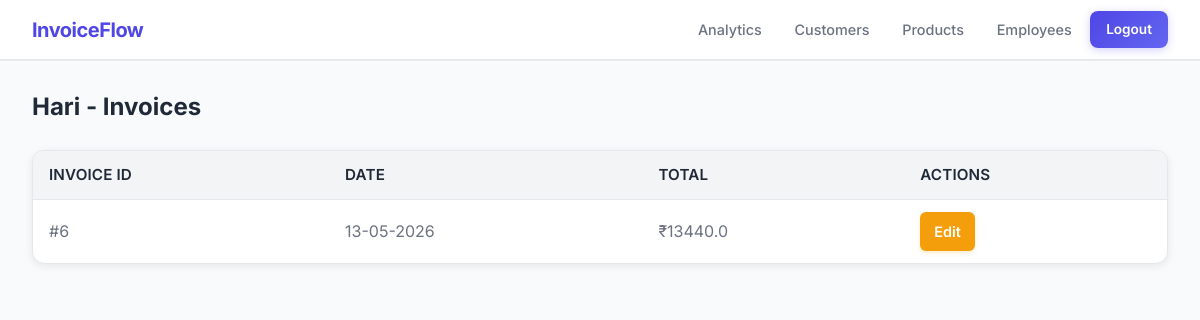
The page /admin/customer/Hari/invoices (signed in) on the database as committed earlier.
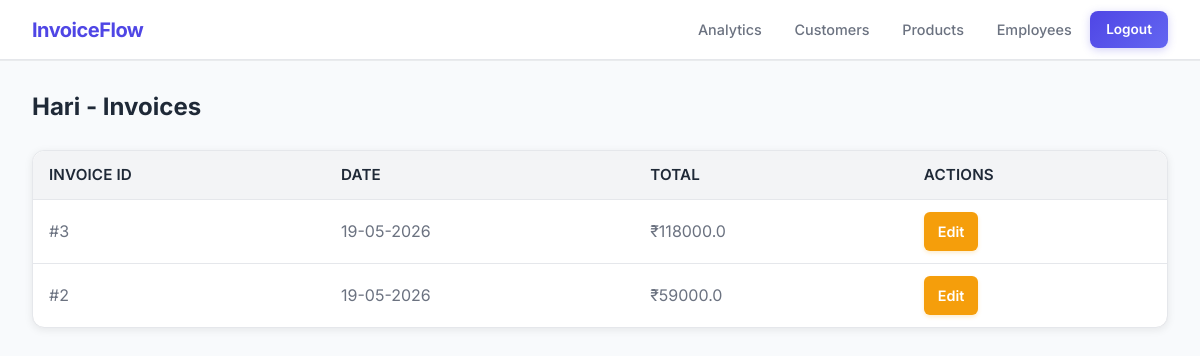
The same page on the database as committed later.
### tables this page shows
CREATE TABLE invoices (
            id INTEGER PRIMARY KEY AUTOINCREMENT,
            customer_id INTEGER,
            product_id INTEGER,
            customer TEXT NOT NULL,
            product TEXT NOT NULL,
            quantity INTEGER NOT NULL,
            price REAL NOT NULL,
            total REAL NOT NULL,
            date TEXT NOT NULL,
            created_by TEXT, customer_email TEXT DEFAULT "", customer_address TEXT DEFAULT "", gst_rate REAL DEFAULT 0.18, gst_amount REAL DEFAULT 0, last_updated TEXT DEFAULT '',
            FOREIGN KEY (customer_id) REFERENCES users (id),
            FOREIGN KEY (product_id) REFERENCES products (id)
        );

### app.py (the view)
@app.route('/admin/customer/<customer>/invoices')
@require_role('admin')
def admin_customer_invoices(customer):
    conn = get_db_connection()
    invoices = conn.execute(
        'SELECT * FROM invoices WHERE customer=? ORDER BY id DESC',
        (customer,)
    ).fetchall()
    conn.close()
    return render_template(
        'admin/customer_invoices.html',
        invoices=invoices,
        customer=customer
    )

### app.py (called while the page is built, shortened)
def get_db_connection():
    connection = sqlite3.connect(DATABASE)
    connection.row_factory = sqlite3.Row
    return connection

def require_role(*roles):
    def decorator(f):
        @wraps(f)
        def decorated_function(*args, **kwargs):
            user_role = session.get('role')
            return f(*args, **kwargs)
        return decorated_function
    return decorator

### templates/admin/customer_invoices.html
{% extends "base.html" %}
{% block content %}
<div class="dashboard-header">
    <h2>{{ customer }} - Invoices</h2>
</div>
<div class="table-container">
    <table class="table">
        <tr>
            <th>Invoice ID</th>
            <th>Date</th>
            <th>Total</th>
            <th>Actions</th>
        </tr>
        {% for invoice in invoices %}
        <tr>
            <td>#{{ invoice.id }}</td>
            <td>{{ invoice.date }}</td>
            <td>₹{{ invoice.total }}</td>
            <td>
                <a href="{{ url_for('edit_invoice', invoice_id=invoice.id) }}" class="btn btn-warning btn-sm">
                    Edit
                </a>
            </td>
        </tr>
        {% endfor %}
    </table>
</div>
{% endblock %}

Rows that differ between the two databases and show on the page:
removed invoices: customer "Hari", id "6", date "13-05-2026", total "13440.0"
added invoices: id "3", date "19-05-2026", total "118000.0"
added invoices: id "2", date "19-05-2026", total "59000.0"
Other text that changed with them:
{{ customer }}: (not shown) → "Hari"
